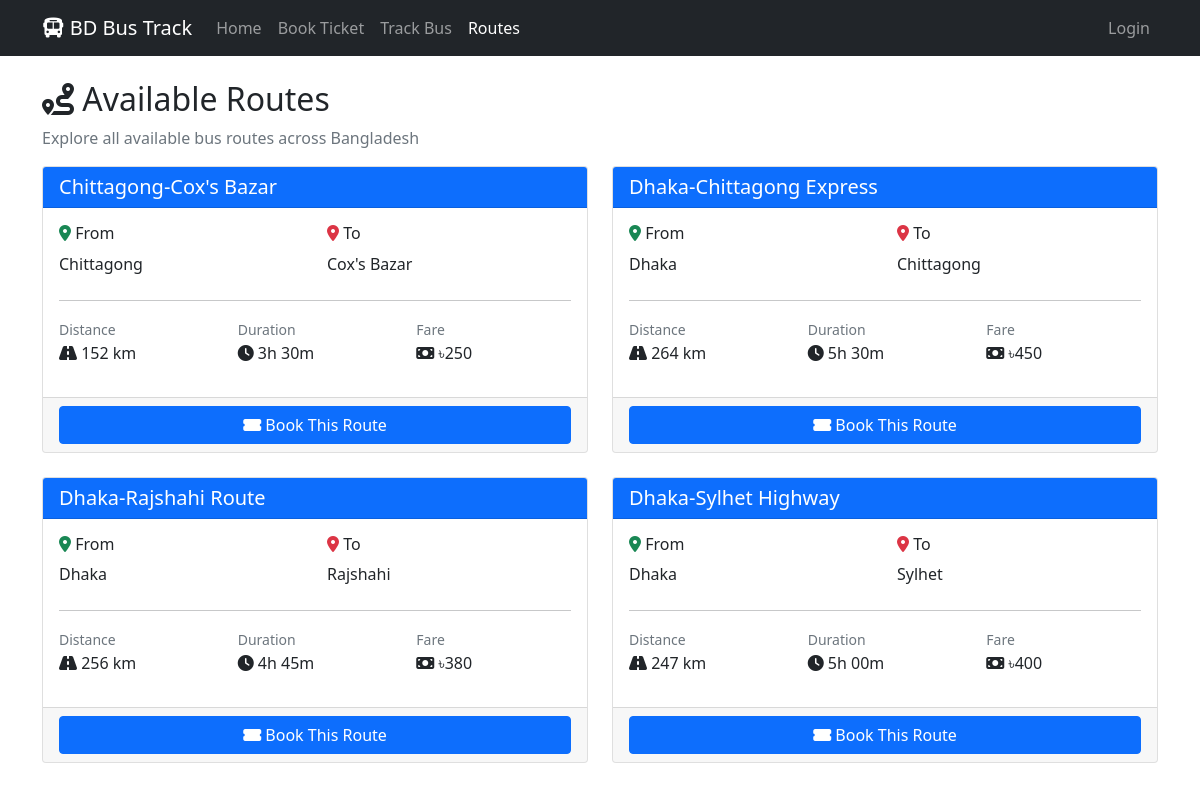
Page /routes.php on the committed database.
### tables this page shows
CREATE TABLE routes (
    id INT AUTO_INCREMENT PRIMARY KEY,
    route_name VARCHAR(100) NOT NULL,
    from_city VARCHAR(50) NOT NULL,
    to_city VARCHAR(50) NOT NULL,
    distance INT NOT NULL,
    duration VARCHAR(20) NOT NULL,
    fare DECIMAL(10,2) NOT NULL,
    created_at TIMESTAMP DEFAULT CURRENT_TIMESTAMP
);

### database.php (called while the page is built, shortened)
<?php
function isLoggedIn() {
    return isset($_SESSION['user_id']);
}
?>

### routes.php (the view, shortened to what this page needs)
<?php
require_once 'config/database.php';
$conn = getConnection();
$routes_query = "SELECT * FROM routes ORDER BY route_name";
$routes_result = $conn->query($routes_query);
?>
<!DOCTYPE html>
<html lang="en">
<head>
    <link href="https://cdn.jsdelivr.net/npm/bootstrap@5.1.3/dist/css/bootstrap.min.css" rel="stylesheet">
    <link href="https://cdnjs.cloudflare.com/ajax/libs/font-awesome/6.0.0/css/all.min.css" rel="stylesheet">
</head>
<body>
    <nav class="navbar navbar-expand-lg navbar-dark bg-dark">
        <div class="container">
            <a class="navbar-brand" href="index.html">
                <i class="fas fa-bus"></i> BD Bus Track
            </a>
            <div class="collapse navbar-collapse">
                <ul class="navbar-nav me-auto">
                    <li class="nav-item">
                        <a class="nav-link" href="index.html">Home</a>
                    </li>
                    <li class="nav-item">
                        <a class="nav-link" href="booking.php">Book Ticket</a>
                    </li>
                    <li class="nav-item">
                        <a class="nav-link" href="tracking.php">Track Bus</a>
                    </li>
                    <li class="nav-item">
                        <a class="nav-link active" href="routes.php">Routes</a>
                    </li>
                </ul>
                <div class="navbar-nav">
                    <?php if (isLoggedIn()): ?>
                        <span class="navbar-text me-3">Welcome, <?php echo $_SESSION['user_name']; ?></span>
                        <a class="nav-link" href="logout.php">Logout</a>
                    <?php else: ?>
                        <a class="nav-link" href="login.php">Login</a>
                    <?php endif; ?>
                </div>
            </div>
        </div>
    </nav>
    <div class="container mt-4">
        <h2><i class="fas fa-route"></i> Available Routes</h2>
        <p class="text-muted">Explore all available bus routes across Bangladesh</p>
        <div class="row">
            <?php while ($route = $routes_result->fetch_assoc()): ?>
            <div class="col-md-6 mb-4">
                <div class="card h-100">
                    <div class="card-header bg-primary text-white">
                        <h5 class="mb-0"><?php echo $route['route_name']; ?></h5>
                    </div>
                    <div class="card-body">
                        <div class="row">
                            <div class="col-6">
                                <h6><i class="fas fa-map-marker-alt text-success"></i> From</h6>
                                <p class="mb-2"><?php echo $route['from_city']; ?></p>
                            </div>
                            <div class="col-6">
                                <h6><i class="fas fa-map-marker-alt text-danger"></i> To</h6>
                                <p class="mb-2"><?php echo $route['to_city']; ?></p>
                            </div>
                        </div>
                        <hr>
                        <div class="row">
                            <div class="col-4">
                                <small class="text-muted">Distance</small>
                                <p><i class="fas fa-road"></i> <?php echo $route['distance']; ?> km</p>
                            </div>
                            <div class="col-4">
                                <small class="text-muted">Duration</small>
                                <p><i class="fas fa-clock"></i> <?php echo $route['duration']; ?></p>
                            </div>
                            <div class="col-4">
                                <small class="text-muted">Fare</small>
                                <p><i class="fas fa-money-bill"></i> ৳<?php echo number_format($route['fare']); ?></p>
                            </div>
                        </div>
                    </div>
                    <div class="card-footer">
                        <a href="booking.php?route_id=<?php echo $route['id']; ?>" class="btn btn-primary w-100">
                            <i class="fas fa-ticket-alt"></i> Book This Route
                        </a>
                    </div>
                </div>
            </div>
            <?php endwhile; ?>
        </div>
    </div>
</body>
</html>

### rows in the picture
routes: route_name "Chittagong-Cox's Bazar", from_city "Chittagong", to_city "Cox's Bazar", distance "152", duration "3h 30m", fare "250"
routes: route_name "Dhaka-Chittagong Express", from_city "Dhaka", to_city "Chittagong", distance "264", duration "5h 30m", fare "450"
routes: route_name "Dhaka-Rajshahi Route", from_city "Dhaka", to_city "Rajshahi", distance "256", duration "4h 45m", fare "380"
routes: route_name "Dhaka-Sylhet Highway", from_city "Dhaka", to_city "Sylhet", distance "247", duration "5h 00m", fare "400"
